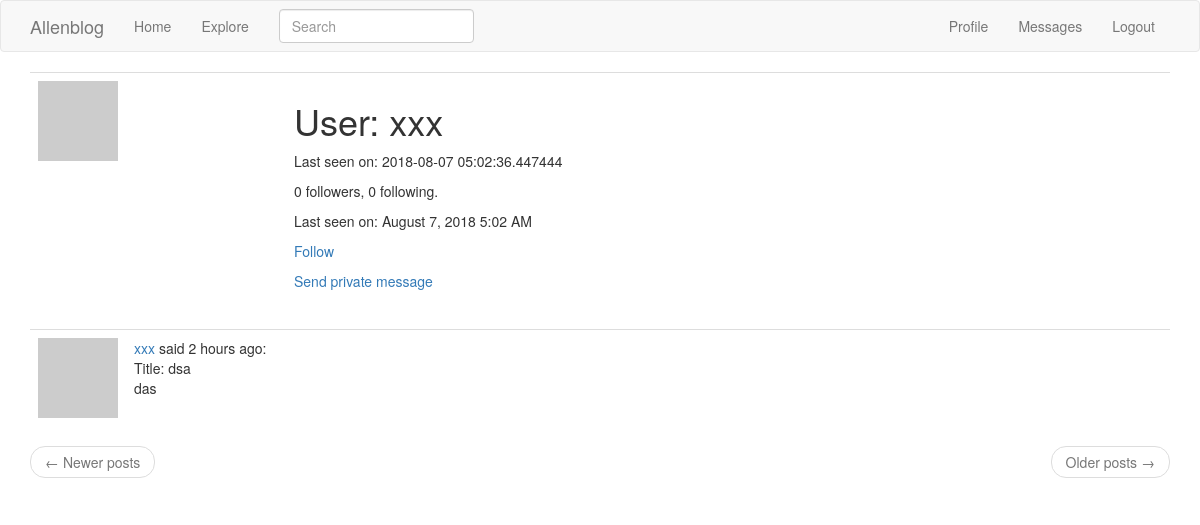
Page /user/xxx/ (signed in) on the earlier database version.
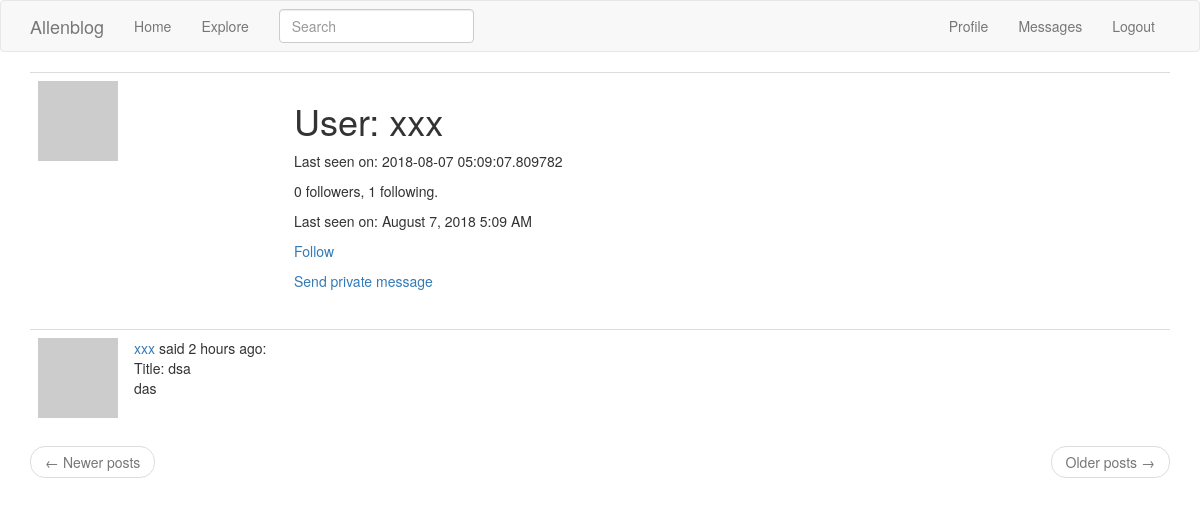
Same page on the later database version.
### app/models.py (models this page shows, shortened)
class User(db.Model, UserMixin):
    __tablename__ = 'user'
    id = db.Column(db.Integer, primary_key=True)
    username = db.Column(db.String(64), index=True, unique=True)
    email = db.Column(db.String(120), index=True, unique=True)
    password_hash = db.Column(db.String(128))
    posts = db.relationship('Post', backref='author', lazy='dynamic')
    about_me = db.Column(db.String(140))
    last_seen = db.Column(db.DateTime, default=datetime.utcnow)
    followed = db.relationship(
        'User', secondary=followers,
        primaryjoin=(followers.c.follower_id == id),
        secondaryjoin=(followers.c.followed_id == id),
        backref=db.backref('followers', lazy='dynamic'),
        lazy='dynamic'
    )
    messages_sent = db.relationship('Message', foreign_keys='Message.sender_id', backref='author', lazy='dynamic')
    messages_received = db.relationship('Message', foreign_keys='Message.recipient_id', backref='recipient', lazy='dynamic')
    last_message_read_time = db.column(db.DateTime)
    def avatar(self, size):
        digest = md5(self.email.lower().encode('utf-8')).hexdigest()
        return 'https://www.gravatar.com/avatar/{}?d=identicon&s={}'.format(digest, size)
    def is_following(self, user):
        return self.followed.filter(followers.c.followed_id == user.id).count() > 0

class SearchableMixin(object):
    @classmethod
    def before_commit(cls, session):
        session._changes = {
            'add': list(session.new),
            'update': list(session.dirty),
            'delete': list(session.deleted)
        }
    @classmethod
    def after_commit(cls, session):
        for obj in session._changes['add']:
            if isinstance(obj, SearchableMixin):
                add_to_index(obj.__tablename__, obj)
        for obj in session._changes['update']:
            if isinstance(obj, SearchableMixin):
                add_to_index(obj.__tablename__, obj)
        for obj in session._changes['delete']:
            if isinstance(obj, SearchableMixin):
                remove_from_index(obj.__tablename__, obj)
        session._changes = None

class Post(SearchableMixin ,db.Model):
    __tablename__ = 'post'
    __searchable__ = ['body']
    id = db.Column(db.Integer, primary_key=True)
    title = db.Column(db.String(32), index=True)
    body = db.Column(db.String(140))
    timestamp = db.Column(db.DateTime, index=True, default=datetime.utcnow)
    user_id = db.Column(db.Integer, db.ForeignKey('user.id'))

### app/main/views.py (the view)
@main.route('/user/<username>/')
@login_required
def user_profile(username):
    user = User.query.filter_by(username=username).first_or_404()
    page = request.args.get('page', 1, type=int)
    posts = user.posts.order_by(Post.timestamp.desc()).paginate(page, current_app.config['POSTS_PER_PAGE'], False)
    next_url = url_for('main.user_profile', username=user.username, page=posts.next_num) if posts.has_next else None
    prev_url = url_for('main.user_profile', username=user.username, page=posts.prev_num) if posts.has_prev else None
    return render_template('profile.html', user=user, posts=posts.items, next_url=next_url, prev_url=prev_url)

### app/main/forms.py
class SearchForm(FlaskForm):
    q = StringField('Search', validators=[DataRequired()])
    def __init__(self, *args, **kwargs):
        if 'formdata' not in kwargs:
            kwargs['formdata'] = request.args
        if 'csrf_enabled' not in kwargs:
            kwargs['csrf_enabled'] = False
        super(SearchForm, self).__init__(*args, **kwargs)

### app/main/views.py (called while the page is built)
@main.before_request
def before_request():
    if current_user.is_authenticated:
        current_user.last_seen = datetime.utcnow()
        db.session.commit()
        g.search_form = SearchForm()

### app/models.py (called while the page is built)
@login_manager.user_loader
def load_user(id):
    return User.query.get(int(id))

### app/templates/profile.html (shortened to what this page needs)
{% extends "base.html" %}
{% block app_content %}
    <table class="table table-hover">
        <tr>
            <td width="256px"><img src="{{ user.avatar(256) }}"></td>
            <td>
                <h1>User: {{ user.username }}</h1>
                {% if user.last_seen %}<p>Last seen on: {{ user.last_seen }}</p>{% endif %}
                <p>{{ user.followers.count() }} followers, {{ user.followed.count() }} following.</p>
                <p>Last seen on: {{ moment(user.last_seen).format('LLL') }}</p>
                {% if user == current_user %}
                    <p><a href="{{ url_for('main.edit_profile') }}">Edit your profile</a></p>
                {% elif not current_user.is_following(user) %}
                    <p><a href="{{ url_for('main.follow', username=user.username) }}">Follow</a></p>
                {% else %}
                    <p><a href="{{ url_for('main.unfollow', username=user.username) }}">Unfollow</a></p>
                {% endif %}
                {% if user != current_user %}
                    <p>
                        <a href="{{ url_for('main.send_message', recipient=user.username) }}">
                            Send private message
                        </a>
                    </p>
                {% endif %}
            </td>
        </tr>
    </table>
    {% for post in posts %}
        {% include '_post.html' %}
    {% endfor %}
    <nav aria-label="...">
        <ul class="pager">
            <li class="previous{% if not prev_url %} disabled{% endif %}">
                <a href="{{ prev_url or '#' }}">
                    <span aria-hidden="true">&larr;</span> Newer posts
                </a>
            </li>
            <li class="next{% if not next_url %} disabled{% endif %}">
                <a href="{{ next_url or '#' }}">
                    Older posts <span aria-hidden="true">&rarr;</span>
                </a>
            </li>
        </ul>
    </nav>
{% endblock %}

### app/templates/base.html (shortened to what this page needs)
{% extends 'bootstrap/base.html' %}
{% block navbar %}
    <nav class="navbar navbar-default">
        <div class="container">
            <div class="navbar-header">
                <a class="navbar-brand" href="{{ url_for('main.index') }}">Allenblog</a>
            </div>
            <div class="collapse navbar-collapse" id="bs-example-navbar-collapse-1">
                <ul class="nav navbar-nav">
                    <li><a href="{{ url_for('main.index') }}">Home</a></li>
                    <li><a href="{{ url_for('main.explore') }}">Explore</a></li>
                </ul>
                <ul class="nav navbar-nav navbar-right">
                    {% if current_user.is_anonymous %}
                        <li><a href="{{ url_for('main.login') }}">Login</a></li>
                    {% else %}
                        <li><a href="{{ url_for('main.user_profile', username=current_user.username) }}">Profile</a>
                        </li>
                        <li><a href="{{ url_for('main.check_messages') }}">Messages</a></li>
                        <li><a href="{{ url_for('main.logout') }}">Logout</a></li>
                    {% endif %}
                </ul>
                {% if g.search_form %}
                    <form class="navbar-form navbar-left" method="get"
                          action="{{ url_for('main.search') }}">
                        <div class="form-group">
                            {{ g.search_form.q(size=20, class='form-control',
                            placeholder=g.search_form.q.label.text) }}
                        </div>
                    </form>
                {% endif %}
            </div>
    </nav>
{% endblock %}
{% block content %}
    <div class="container">
        {% block app_content %}{% endblock %}
    </div>
{% endblock %}

### app/templates/_post.html
    <table class="table table-hover">
        <tr>
            <td width="70px">
                <span class="user_popup">
                    <a href="{{ url_for('main.user_profile', username=post.author.username) }}">
                        <img src="{{ post.author.avatar(70) }}" />
                    </a>
                 </span>
            </td>
            <td>
                <span class="user_popup">
                    <a href="{{ url_for('main.user_profile', username=post.author.username) }}">
                        {{ post.author.username }}
                    </a>
                </span>
                said {{ moment(post.timestamp).fromNow() }}:
                <br>
                Title: {{ post.title }}
                <br>
                {{ post.body }}
            </td>
        </tr>
    </table>

Differences in the rows shown:
changed User "xxx": last_seen "2018-08-07 05:02:36.447444" → "2018-08-07 05:09:07.809782"; last_seen "August 7, 2018 5:02 AM" → "August 7, 2018 5:09 AM"
Other differences:
{{ user.followed.count() }}: "0" → "1"
